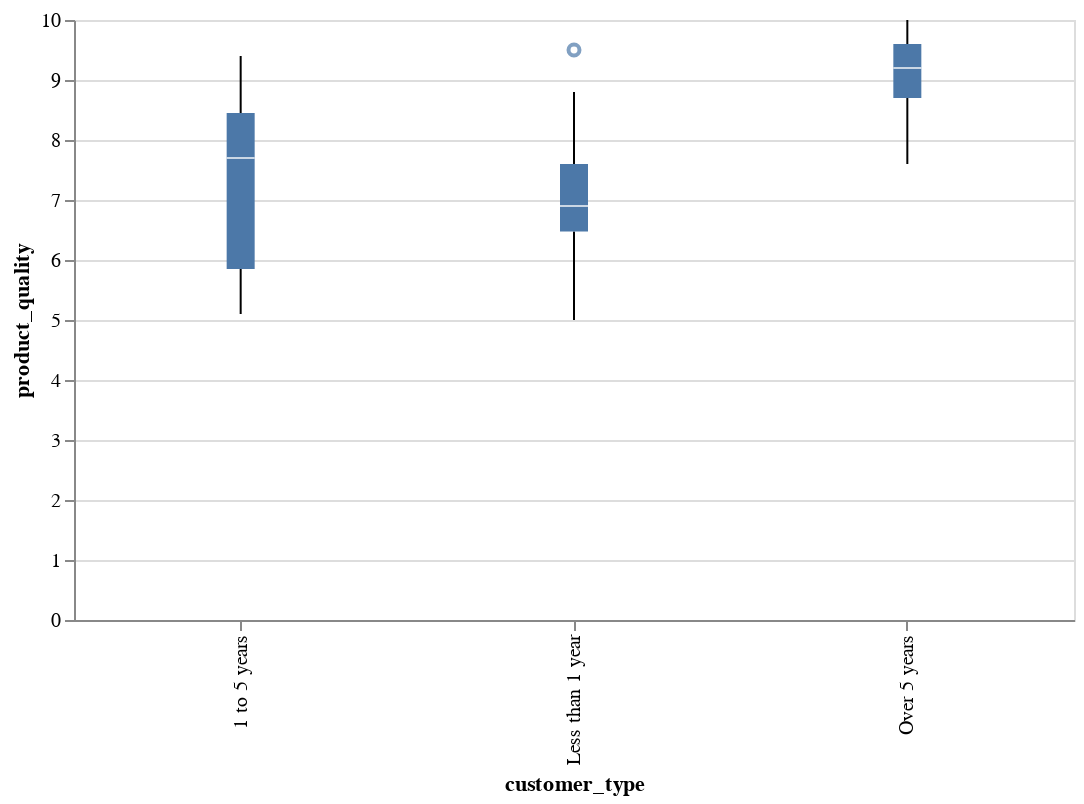

Write notebook code for a chart like this one.
### Code cell
alt.Chart(df).mark_boxplot().encode(
    alt.X('customer_type:N'),
    alt.Y('product_quality:Q')
).properties(
    width = 500,
    height = 300
)
